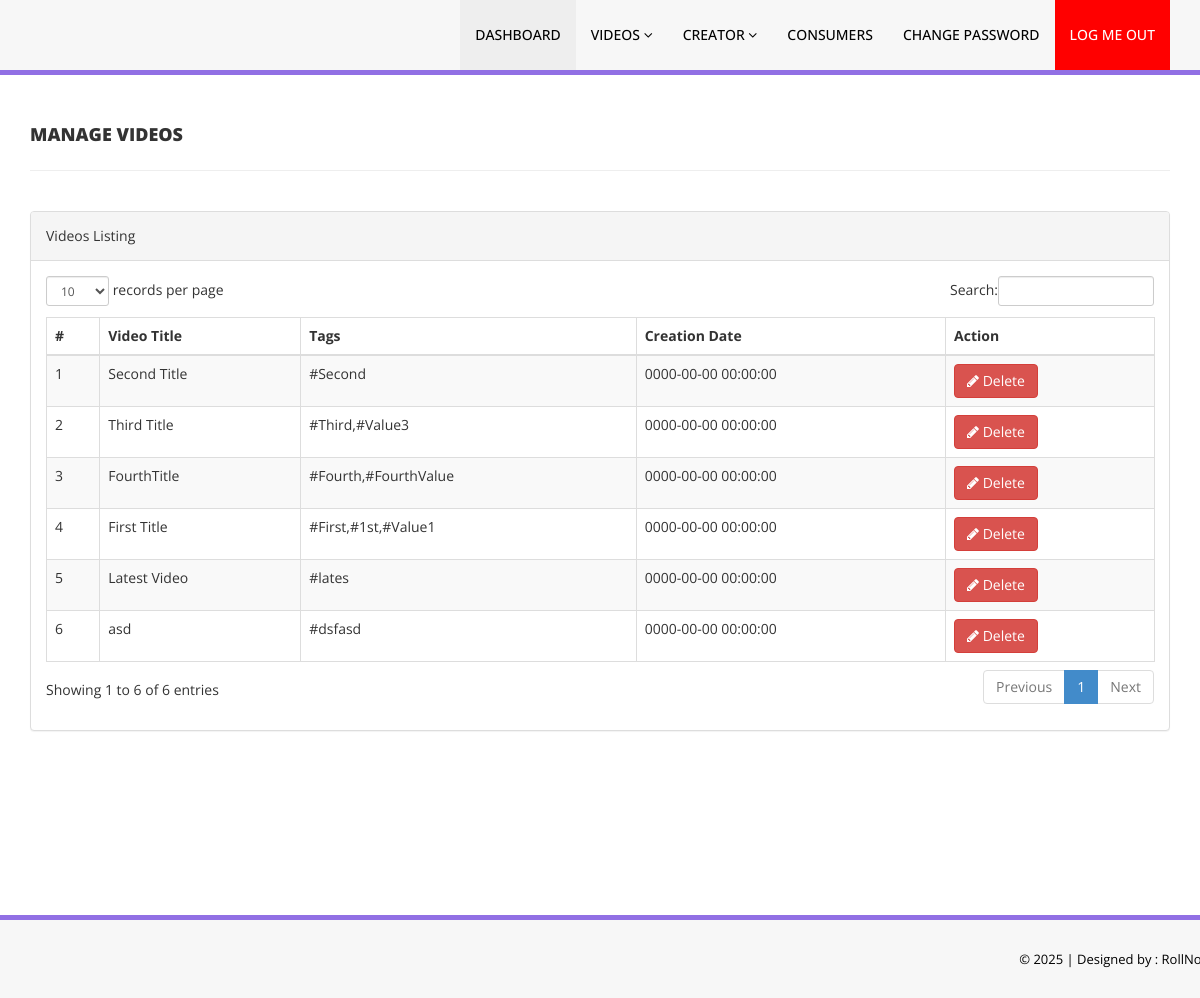
Page /admin/manage-videos.php (signed in) on the committed database.
### tables this page shows
CREATE TABLE `videos` (
  `VideosId` int(11) NOT NULL,
  `UploadDate` datetime NOT NULL,
  `VideosSource` varchar(1012) NOT NULL,
  `VideoTitle` varchar(1012) NOT NULL,
  `VideoTags` text NOT NULL
);

### admin/manage-videos.php (the view, shortened to what this page needs)
<?php
include('includes/config.php');
if(strlen($_SESSION['alogin'])==0)
    {
header('location:index.php');
}
else{
    ?>
<!DOCTYPE html>
<html xmlns="http://www.w3.org/1999/xhtml">
<head>
    <link href="assets/css/bootstrap.css" rel="stylesheet" />
    <link href="assets/css/font-awesome.css" rel="stylesheet" />
    <link href="assets/js/dataTables/dataTables.bootstrap.css" rel="stylesheet" />
    <link href="assets/css/style.css" rel="stylesheet" />
</head>
<body>
<?php include('includes/header.php');?>
    <div class="content-wrapper">
         <div class="container">
        <div class="row pad-botm">
            <div class="col-md-12">
                <h4 class="header-line">Manage Videos</h4>
    </div>
     <div class="row">
</div>
        </div>
            <div class="row">
                <div class="col-md-12">
                    <div class="panel panel-default">
                        <div class="panel-heading">
                           Videos Listing
                        </div>
                        <div class="panel-body">
                            <div class="table-responsive">
                                <table class="table table-striped table-bordered table-hover" id="dataTables-example">
                                    <thead>
                                        <tr>
                                            <th>#</th>
                                            <th>Video Title</th>
                                            <th>Tags</th>
                                            <th>Creation Date</th>
                                            <th>Action</th>
                                        </tr>
                                    </thead>
                                    <tbody>
<?php $sql = "SELECT * from  videos";
$query = $dbh -> prepare($sql);
$query->execute();
$results=$query->fetchAll(PDO::FETCH_OBJ);
$cnt=1;
if($query->rowCount() > 0)
{
foreach($results as $result)
{               ?>
                                        <tr class="odd gradeX">
                                            <td class="center"><?php echo htmlentities($cnt);?></td>
                                            <td class="center"><?php echo htmlentities($result->VideoTitle);?></td>
                                            <td class="center"><?php echo htmlentities($result->VideoTags);?></td>
                                            <td class="center"><?php echo htmlentities($result->UploadDate);?></td>
                                            <td class="center">
                                                   <a href="manage-videos.php?del=<?php echo htmlentities($result->VideosId);?>" onclick="return confirm('Are you sure you want to delete?');"" >  <button class="btn btn-danger"><i class="fa fa-pencil"></i> Delete</button>
                                            </td>
                                        </tr>
 <?php $cnt=$cnt+1;}} ?>
                                    </tbody>
                                </table>
                            </div>
                        </div>
                    </div>
                </div>
            </div>
    </div>
    </div>
  <?php include('includes/footer.php');?>
</body>
</html>
<?php } ?>

### admin/includes/header.php (shortened to what this page needs)
  <section class="menu-section">
      <div class="container">
          <div class="row ">
              <div class="col-md-12">
                  <div class="navbar-collapse collapse ">
                      <ul id="menu-top" class="nav navbar-nav navbar-right">
                          <li><a href="dashboard.php" class="menu-top-active">DASHBOARD</a></li>
                          <li>
                              <a href="#" class="dropdown-toggle" id="ddlmenuItem" data-toggle="dropdown"> Videos <i class="fa fa-angle-down"></i></a>
                          </li>
                          <li>
                              <a href="#" class="dropdown-toggle" id="ddlmenuItem" data-toggle="dropdown"> Creator <i class="fa fa-angle-down"></i></a>
                          </li>
                           <li><a href="consumers.php">Consumers</a></li>
<li><a href="change-password.php">Change Password</a></li>
<li><a href="logout.php" style = "background-color:red;color:white">LOG ME OUT</a></li>
                      </ul>
                  </div>
              </div>
          </div>
      </div>
  </section>

### admin/includes/footer.php
<section class="footer-section">
     <div class="container">
         <div class="row">
             <div class="col-md-12">
                &copy; 2025 |<a href="#"   > Designed by : RollNo: </a>
             </div>
         </div>
     </div>
 </section>

### admin/assets/css/style.css (style rules this page uses)
.content-wrapper { margin-top: 40px; min-height:800px; padding-bottom:90px; }
.header-line { font-weight:900; padding-bottom:25px; border-bottom:1px solid #eeeeee; text-transform:uppercase; }
.pad-botm { padding-bottom:30px; }
#menu-top a { color:#000; text-decoration:none; font-weight:500; padding: 25px 15px 25px 15px; text-transform:uppercase; }
.menu-section { background-color: #f7f7f7; border-bottom:5px solid #9170E4; width:100% }
.menu-top-active { background-color:#eeeeee; }
.footer-section { padding:25px 50px 25px 50px; color:#000; font-size:13px; background-color: #f7f7f7; text-align:right; border-top:5px solid #9170E4; }
.footer-section a, .footer-section a:hover { color:#000; }

### rows in the picture
videos: VideoTitle "Second Title", VideoTags "#Second", UploadDate "0000-00-00 00:00:00"
videos: VideoTitle "Third Title", VideoTags "#Third,#Value3", UploadDate "0000-00-00 00:00:00"
videos: VideoTitle "FourthTitle", VideoTags "#Fourth,#FourthValue", UploadDate "0000-00-00 00:00:00"
videos: VideoTitle "First Title", VideoTags "#First,#1st,#Value1", UploadDate "0000-00-00 00:00:00"
videos: VideoTitle "Latest Video", VideoTags "#lates", UploadDate "0000-00-00 00:00:00"
videos: VideoTitle "asd", VideoTags "#dsfasd", UploadDate "0000-00-00 00:00:00"
